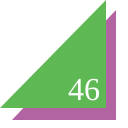
Frame 1 (no input)
Frame 60 (no input): identical to frame 1, image omitted
Frame 120 (the mouse pressed at the canvas centre since frame 60): identical to frame 1, image omitted

The p5.js sketch that drew this single still picture (run headless with seeded random() and noise() and a simulated clock; from frame 60 on, the mouse is pressed at the canvas centre):

// p5.js sketch
// ── sketch.js
function setup() {
  createCanvas(128,128);
}

function draw() {
  background(255);
  noStroke();
  fill(178, 100, 162);
  triangle(12,120,116,120,116,10);
  fill(94, 185, 84);
  triangle(0,108,106,108,106,0);
  fill(255);
  textSize(32);
  textFont("serif");
  text("46", 68, 100);
}
